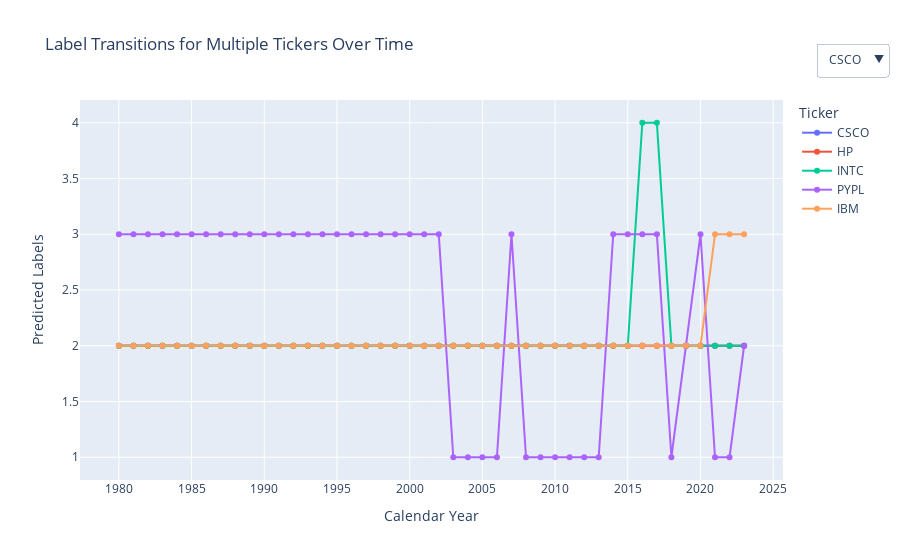

The cell this chart's notebook holds for it:
### Code cell
import plotly.graph_objects as go

# Define the list of tickers you want to visualize
tickers = ['CSCO', 'HP', 'INTC', 'PYPL', 'IBM']  # Replace with your specific tickers

fig = go.Figure()

# Iterate over the list of tickers and add a trace for each one
for ticker in tickers:
    company_data = final_df[final_df['symbol'] == ticker]
    fig.add_trace(go.Scatter(x=company_data['calendarYear'], y=company_data['Predicted Labels'], mode='lines+markers', name=ticker, visible=True))

# Create buttons for toggling visibility
buttons = []
for i, ticker in enumerate(tickers):
    visible_list = [False] * len(tickers)
    visible_list[i] = True
    buttons.append(dict(label=ticker,
                        method='update',
                        args=[{'visible': visible_list},
                              {'title': f'Label Transitions for {ticker} Over Time'}]))

# Add an "All" button to show all traces
buttons.append(dict(label='All',
                    method='update',
                    args=[{'visible': [True] * len(tickers)},
                          {'title': 'Label Transitions for Multiple Tickers Over Time'}]))

# Update layout with buttons
fig.update_layout(
    updatemenus=[dict(active=0,
                      buttons=buttons,
                      direction="down",
                      x=1.15,
                      xanchor="right",
                      y=1.15,
                      yanchor="top")],
    title='Label Transitions for Multiple Tickers Over Time',
    xaxis_title='Calendar Year',
    yaxis_title='Predicted Labels',
    legend_title='Ticker'
)

# Show the plot
fig.show()

### Figure 1 — Plotly figure (JSON) as saved in the notebook; plotly's stock layout.template omitted (floating-point values rounded to 4 significant figures)
{"data": [{"mode": "lines+markers", "name": "CSCO", "type": "scatter", "visible": true, "x": [1980, 1981, 1982, 1983, 1984, 1985, 1986, 1987, 1988, 1989, 1990, 1991, 1992, 1993, 1994, 1995, 1996, 1997, 1998, 1999, 2000, 2001, 2002, 2003, 2004, 2005, 2006, 2007, 2008, 2009, 2010, 2011, 2012, 2013, 2014, 2015, 2016, 2017, 2018, 2019, 2020, 2021, 2022, 2023], "y": [2, 2, 2, 2, 2, 2, 2, 2, 2, 2, 2, 2, 2, 2, 2, 2, 2, 2, 2, 2, 2, 2, 2, 2, 2, 2, 2, 2, 2, 2, 2, 2, 2, 2, 2, 2, 2, 2, 2, 2, 2, 2, 2, 2]}, {"mode": "lines+markers", "name": "HP", "type": "scatter", "visible": true, "x": [1980, 1981, 1982, 1983, 1984, 1985, 1986, 1987, 1988, 1989, 1990, 1991, 1992, 1993, 1994, 1995, 1996, 1997, 1998, 1999, 2000, 2001, 2002, 2003, 2004, 2005, 2006, 2007, 2008, 2009, 2010, 2011, 2012, 2013, 2014, 2015, 2016, 2017, 2018, 2019, 2020, 2021, 2022, 2023], "y": [2, 2, 2, 2, 2, 2, 2, 2, 2, 2, 2, 2, 2, 2, 2, 2, 2, 2, 2, 2, 2, 2, 2, 2, 2, 2, 2, 2, 2, 2, 2, 2, 2, 2, 2, 2, 2, 2, 2, 2, 2, 2, 2, 2]}, {"mode": "lines+markers", "name": "INTC", "type": "scatter", "visible": true, "x": [1980, 1981, 1982, 1983, 1984, 1985, 1986, 1987, 1988, 1989, 1990, 1991, 1992, 1993, 1994, 1995, 1996, 1997, 1998, 1999, 2000, 2001, 2002, 2003, 2004, 2005, 2006, 2007, 2008, 2009, 2010, 2011, 2012, 2013, 2014, 2015, 2016, 2017, 2018, 2019, 2020, 2021, 2022, 2023], "y": [2, 2, 2, 2, 2, 2, 2, 2, 2, 2, 2, 2, 2, 2, 2, 2, 2, 2, 2, 2, 2, 2, 2, 2, 2, 2, 2, 2, 2, 2, 2, 2, 2, 2, 2, 2, 4, 4, 2, 2, 2, 2, 2, 2]}, {"mode": "lines+markers", "name": "PYPL", "type": "scatter", "visible": true, "x": [1980, 1981, 1982, 1983, 1984, 1985, 1986, 1987, 1988, 1989, 1990, 1991, 1992, 1993, 1994, 1995, 1996, 1997, 1998, 1999, 2000, 2001, 2002, 2003, 2004, 2005, 2006, 2007, 2008, 2009, 2010, 2011, 2012, 2013, 2014, 2015, 2016, 2017, 2018, 2019, 2020, 2021, 2022, 2023], "y": [3, 3, 3, 3, 3, 3, 3, 3, 3, 3, 3, 3, 3, 3, 3, 3, 3, 3, 3, 3, 3, 3, 3, 1, 1, 1, 1, 3, 1, 1, 1, 1, 1, 1, 3, 3, 3, 3, 1, 2, 3, 1, 1, 2]}, {"mode": "lines+markers", "name": "IBM", "type": "scatter", "visible": true, "x": [1980, 1981, 1982, 1983, 1984, 1985, 1986, 1987, 1988, 1989, 1990, 1991, 1992, 1993, 1994, 1995, 1996, 1997, 1998, 1999, 2000, 2001, 2002, 2003, 2004, 2005, 2006, 2007, 2008, 2009, 2010, 2011, 2012, 2013, 2014, 2015, 2016, 2017, 2018, 2019, 2020, 2021, 2022, 2023], "y": [2, 2, 2, 2, 2, 2, 2, 2, 2, 2, 2, 2, 2, 2, 2, 2, 2, 2, 2, 2, 2, 2, 2, 2, 2, 2, 2, 2, 2, 2, 2, 2, 2, 2, 2, 2, 2, 2, 2, 2, 2, 3, 3, 3]}], "layout": {"legend": {"title": {"text": "Ticker"}}, "title": {"text": "Label Transitions for Multiple Tickers Over Time"}, "updatemenus": [{"active": 0, "buttons": [{"args": [{"visible": [true, false, false, false, false]}, {"title": "Label Transitions for CSCO Over Time"}], "label": "CSCO", "method": "update"}, {"args": [{"visible": [false, true, false, false, false]}, {"title": "Label Transitions for HP Over Time"}], "label": "HP", "method": "update"}, {"args": [{"visible": [false, false, true, false, false]}, {"title": "Label Transitions for INTC Over Time"}], "label": "INTC", "method": "update"}, {"args": [{"visible": [false, false, false, true, false]}, {"title": "Label Transitions for PYPL Over Time"}], "label": "PYPL", "method": "update"}, {"args": [{"visible": [false, false, false, false, true]}, {"title": "Label Transitions for IBM Over Time"}], "label": "IBM", "method": "update"}, {"args": [{"visible": [true, true, true, true, true]}, {"title": "Label Transitions for Multiple Tickers Over Time"}], "label": "All", "method": "update"}], "direction": "down", "x": 1.15, "xanchor": "right", "y": 1.15, "yanchor": "top"}], "xaxis": {"title": {"text": "Calendar Year"}}, "yaxis": {"title": {"text": "Predicted Labels"}}}}
